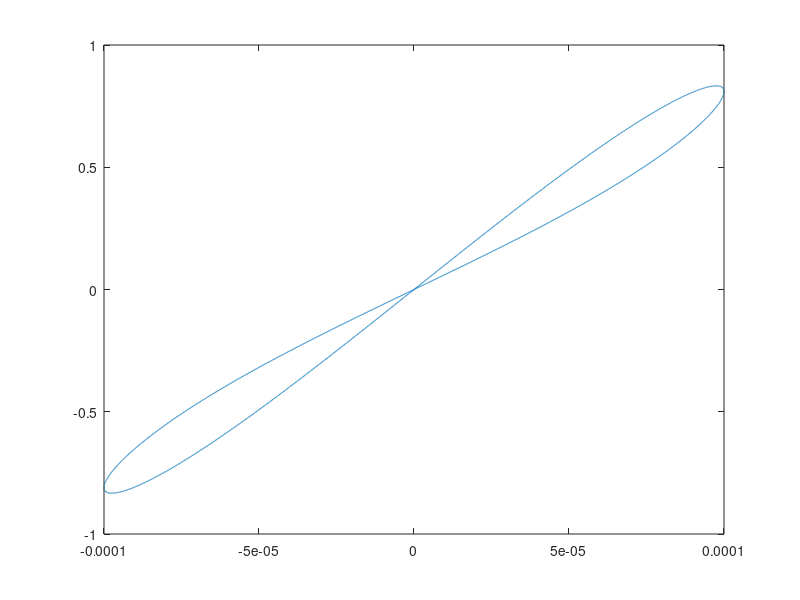
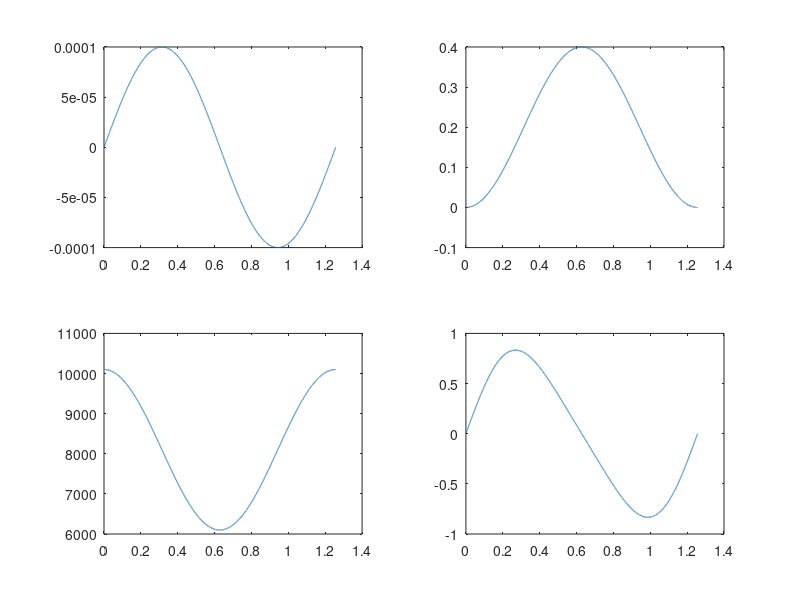

Write MATLAB code to recreate these figures, in order.
% 1.basic parameter
clear;clc;
k0=1*10^4;
R1 = 100;R2 = 10000;
% I = 0.1,0.15,0.2mA
I = 1*10^(-4);
% w = 5, 3,10,100rad/s
w = 5;   
% c = 0 , 0.2, 0.4 
c = 0;
% 2.time
delta = 0.0001; t = [0:delta:2*pi/w];
%% 3. it,x,M,V
it = I*sin(w*t);
%it = 2*I*sin(w*t)+1.5*I*cos(2*w*t);
N = size(t);N = N(2);
intit=it;
for k=2:N
    intit(k)=it(k)+intit(k-1);
end
intit = delta *intit;
x = c+k0*intit;
M = R1 + R2*(1-x);
V = M.*it;
plot(it,V);
%% show result
figure(2)
subplot(2,2,1);plot(t,it);
subplot(2,2,2);plot(t,x);
subplot(2,2,3);plot(t,M);
subplot(2,2,4);plot(t,V);

%% 2.basic parameter